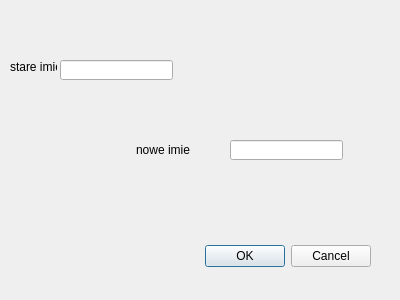
<?xml version="1.0" encoding="UTF-8"?>
<ui version="4.0">
 <class>edytuj2_imie_Dialog</class>
 <widget class="QDialog" name="edytuj2_imie_Dialog">
  <property name="geometry">
   <rect>
    <x>0</x>
    <y>0</y>
    <width>400</width>
    <height>300</height>
   </rect>
  </property>
  <property name="windowTitle">
   <string>Dialog</string>
  </property>
  <widget class="QDialogButtonBox" name="buttonBox">
   <property name="geometry">
    <rect>
     <x>30</x>
     <y>240</y>
     <width>341</width>
     <height>32</height>
    </rect>
   </property>
   <property name="orientation">
    <enum>Qt::Horizontal</enum>
   </property>
   <property name="standardButtons">
    <set>QDialogButtonBox::Cancel|QDialogButtonBox::Ok</set>
   </property>
  </widget>
  <widget class="QLabel" name="label">
   <property name="geometry">
    <rect>
     <x>10</x>
     <y>60</y>
     <width>47</width>
     <height>13</height>
    </rect>
   </property>
   <property name="text">
    <string>stare imie</string>
   </property>
  </widget>
  <widget class="QLineEdit" name="txtbox_imie">
   <property name="geometry">
    <rect>
     <x>60</x>
     <y>60</y>
     <width>113</width>
     <height>20</height>
    </rect>
   </property>
  </widget>
  <widget class="QLabel" name="label_2">
   <property name="geometry">
    <rect>
     <x>136</x>
     <y>140</y>
     <width>91</width>
     <height>20</height>
    </rect>
   </property>
   <property name="text">
    <string>nowe imie</string>
   </property>
  </widget>
  <widget class="QLineEdit" name="txtbox_noweimie">
   <property name="geometry">
    <rect>
     <x>230</x>
     <y>140</y>
     <width>113</width>
     <height>20</height>
    </rect>
   </property>
  </widget>
 </widget>
 <resources/>
 <connections>
  <connection>
   <sender>buttonBox</sender>
   <signal>accepted()</signal>
   <receiver>edytuj2_imie_Dialog</receiver>
   <slot>accept()</slot>
   <hints>
    <hint type="sourcelabel">
     <x>248</x>
     <y>254</y>
    </hint>
    <hint type="destinationlabel">
     <x>157</x>
     <y>274</y>
    </hint>
   </hints>
  </connection>
  <connection>
   <sender>buttonBox</sender>
   <signal>rejected()</signal>
   <receiver>edytuj2_imie_Dialog</receiver>
   <slot>reject()</slot>
   <hints>
    <hint type="sourcelabel">
     <x>316</x>
     <y>260</y>
    </hint>
    <hint type="destinationlabel">
     <x>286</x>
     <y>274</y>
    </hint>
   </hints>
  </connection>
 </connections>
</ui>
